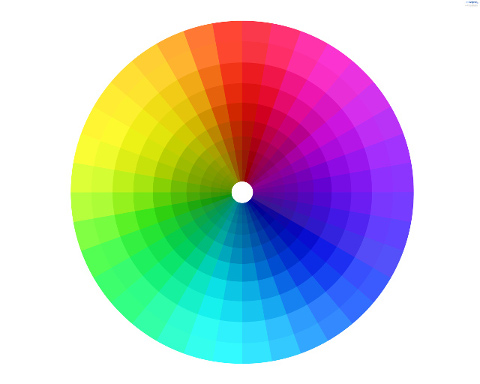
#> input picture color_image.jpg, 480 x 384 px, given in place of the camera
$ python colorpicker.py
#> lines starting #> are read from the running program, lines starting #| are printed output that depends on the picture; after the words box and inside, x2 and y2 are one past the last pixel; in counts of white or black regions, pixels touching at a corner belong together
import cv2
import numpy as np
frameWidth = 640
frameHeight = 480
cap = cv2.VideoCapture(0)
cap.set(3, frameWidth)
cap.set(4, frameHeight)
cap.set(10,150)

def empty(a):
    pass


cv2.namedWindow('TrackBars')
cv2.resizeWindow('TrackBars', 640, 240)
cv2.createTrackbar('hue min', 'TrackBars', 0, 179, empty)
cv2.createTrackbar('hue max', 'TrackBars', 30, 179, empty)
cv2.createTrackbar('sat min', 'TrackBars', 0, 255, empty)
cv2.createTrackbar('sat max', 'TrackBars', 255, 255, empty)
cv2.createTrackbar('val min', 'TrackBars', 0, 255, empty)
cv2.createTrackbar('val max', 'TrackBars', 255, 255, empty)


while True:
    ret, img = cap.read()
#> img is the input picture: shape (384, 480, 3); mean B, G, R 196, 193.1, 191.4
    img = cv2.flip(img, 1)
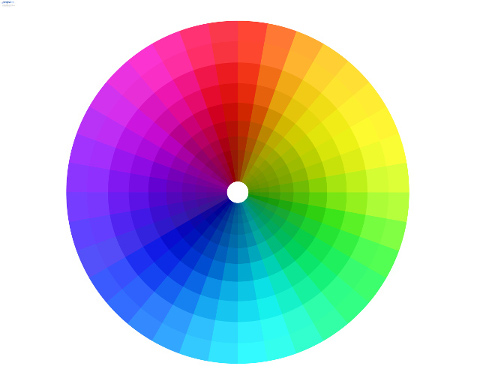
#> img: shape (384, 480, 3); mean B, G, R 196, 193.1, 191.4
    imgHSV = cv2.cvtColor(img, cv2.COLOR_BGR2HSV)
#> imgHSV: shape (384, 480, 3); mean H, S, V 46.9, 111.9, 241.4
    h_min = cv2.getTrackbarPos('hue min', 'TrackBars')
    h_max = cv2.getTrackbarPos('hue max', 'TrackBars')
    sat_min = cv2.getTrackbarPos('sat min', 'TrackBars')
    sat_max = cv2.getTrackbarPos('sat max', 'TrackBars')
    val_min = cv2.getTrackbarPos('val min', 'TrackBars')
    val_max = cv2.getTrackbarPos('val max', 'TrackBars')
    print(h_min, h_max, sat_min, sat_max, val_min, val_max)
    lower = np.array([h_min, sat_min, val_min])
    upper = np.array([h_max, sat_max, val_max])
    mask = cv2.inRange(imgHSV, lower, upper)
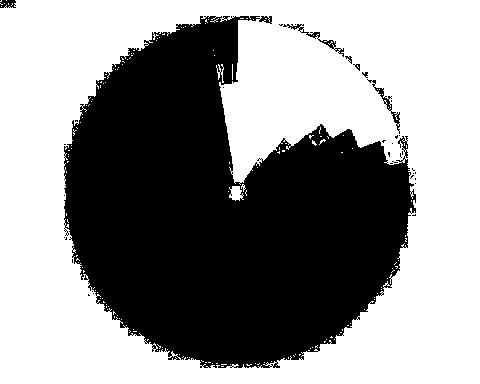
#> mask: shape (384, 480); 56.9% white; 37 black regions (30 under 20 px), largest, box (x1, y1, x2, y2) and area: (64, 16, 416, 368) 78656, (283, 24, 344, 57) 234, (367, 79, 400, 134) 221
    imgResult = cv2.bitwise_and(img, img, mask=mask)
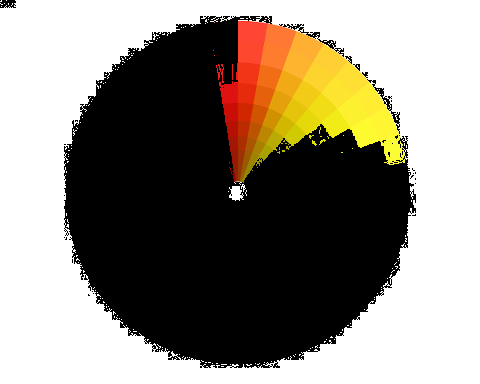
#> imgResult: shape (384, 480, 3); mean B, G, R 124.8, 136.2, 143.2
    cv2.imshow('video', img)
    cv2.imshow('mask', mask)
    cv2.imshow('result', imgResult)
    if cv2.waitKey(1) & 0xFF == ord('q'):
#> (key q is pressed here)
        break
cap.release()
cv2.destroyAllWindows()

$ run again, on lionBMP.jpg
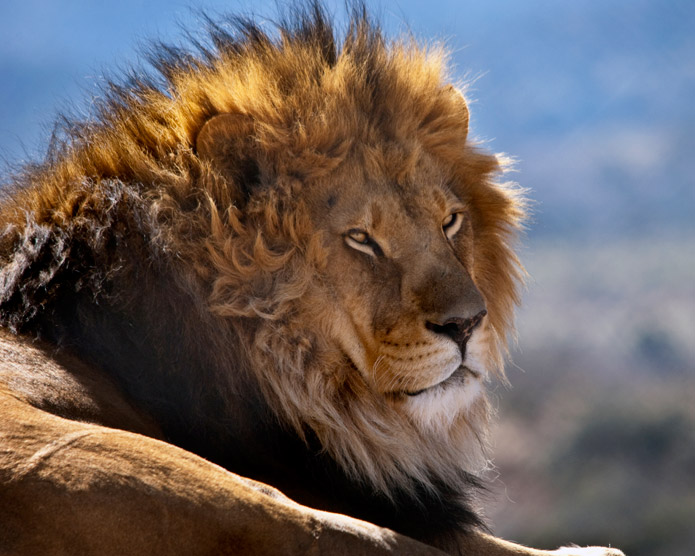
#> input picture lionBMP.jpg, 695 x 556 px, given in place of the camera
#> img is the input picture: shape (556, 695, 3); mean B, G, R 93.5, 96.3, 106.5
#> imgHSV: shape (556, 695, 3); mean H, S, V 51.1, 108.3, 124.7
#> `mask = cv2.inRange(imgHSV, lower, upper)`:
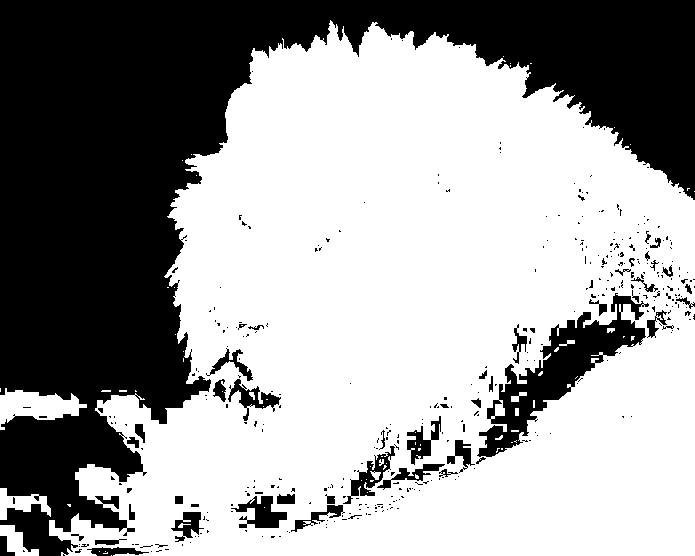
#> mask: shape (556, 695); 62% white; 377 black regions (330 under 20 px), largest, box (x1, y1, x2, y2) and area: (0, 0, 695, 556) 129849, (477, 293, 649, 457) 7734, (231, 496, 287, 528) 908
#> `imgResult = cv2.bitwise_and(img, img, mask=mask)`:
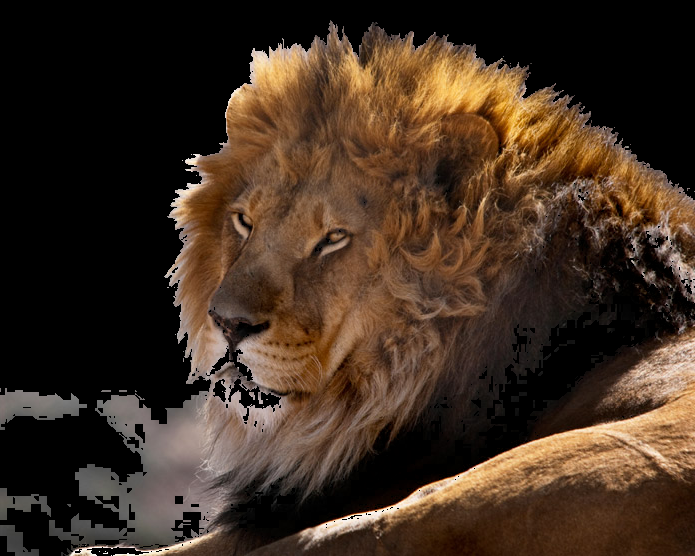
#> imgResult: shape (556, 695, 3); mean B, G, R 33.4, 46.9, 64.4
